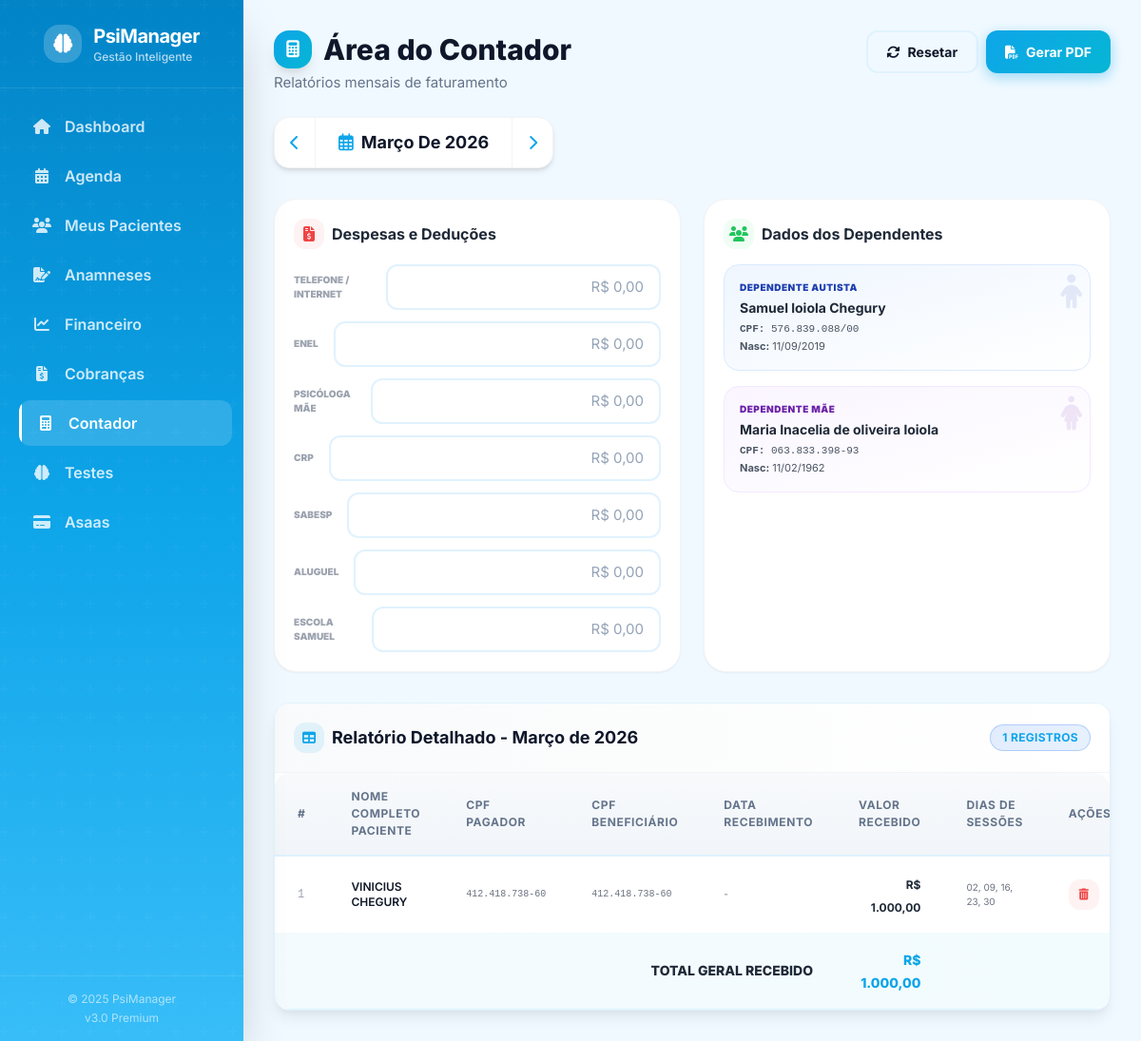
Page /contador.php?mes=2026-03 on the committed database.
### tables this page shows
CREATE TABLE `pacientes` (
  `id` int(11) NOT NULL,
  `nome` varchar(100) NOT NULL,
  `cpf` varchar(14) NOT NULL,
  `whatsapp` varchar(20) NOT NULL,
  `email` varchar(100) DEFAULT NULL,
  `dia_semana_fixo` int(11) NOT NULL COMMENT '1=Seg, 2=Ter, 3=Qua, 4=Qui, 5=Sex',
  `horario_fixo` time NOT NULL,
  `valor_sessao` decimal(10,2) NOT NULL,
  `dia_vencimento` int(11) NOT NULL COMMENT 'Dia do mês (ex: 5, 10, 15)',
  `dias_antecedencia` int(11) NOT NULL DEFAULT 5,
  `ativo` tinyint(1) NOT NULL DEFAULT 1,
  `created_at` timestamp NOT NULL DEFAULT current_timestamp(),
  `foto` varchar(255) DEFAULT NULL,
  `frequencia` enum('semanal','quinzenal') DEFAULT 'semanal',
  `semana_inicio` tinyint(1) DEFAULT 1
);

### contador.php (the view, shortened to what the rows shown need)
<?php
require_once __DIR__ . '/config/db.php';
require_once __DIR__ . '/includes/functions.php';
require_once __DIR__ . '/classes/BillingEngine.php';
require_once __DIR__ . '/classes/HolidayCalculator.php';
include __DIR__ . '/includes/header.php';
$mesRef = $_GET['mes'] ?? date('Y-m');
$dataRef = DateTime::createFromFormat('Y-m', $mesRef);
$mesesPT = [
    '01' => 'Janeiro', '02' => 'Fevereiro', '03' => 'Março', '04' => 'Abril',
    '05' => 'Maio', '06' => 'Junho', '07' => 'Julho', '08' => 'Agosto',
    '09' => 'Setembro', '10' => 'Outubro', '11' => 'Novembro', '12' => 'Dezembro'
];
$mesNome = $mesesPT[$dataRef->format('m')] ?? '';
$anoRef = $dataRef->format('Y');
function getSessionDates($diaSemanaFixo, $mes, $ano, $frequencia = 'semanal', $semanaInicio = 1) {
    $dates = [];
    $numDiasMes = cal_days_in_month(CAL_GREGORIAN, $mes, $ano);
    $semanaDoMes = 0;
    for ($d = 1; $d <= $numDiasMes; $d++) {
        $dateStr = "$ano-$mes-" . str_pad($d, 2, '0', STR_PAD_LEFT);
        if (date('N', strtotime($dateStr)) == $diaSemanaFixo) {
            $semanaDoMes++;
            if ($frequencia === 'semanal') {
                $dates[] = str_pad($d, 2, '0', STR_PAD_LEFT);
            } else if ($frequencia === 'quinzenal') {
                $ehSemanaImpar = ($semanaDoMes % 2 == 1);
                if (($semanaInicio == 1 && $ehSemanaImpar) || ($semanaInicio == 0 && !$ehSemanaImpar)) {
                    $dates[] = str_pad($d, 2, '0', STR_PAD_LEFT);
                }
            }
        }
    }
    return !empty($dates) ? implode(', ', $dates) : '-';
}
$sql = "SELECT f.*, p.nome, p.cpf, p.dia_semana_fixo, p.frequencia, p.semana_inicio
        FROM faturas f
        JOIN pacientes p ON f.paciente_id = p.id
        WHERE f.mes_referencia = ?
        ORDER BY p.nome ASC";
$stmt = $pdo->prepare($sql);
$stmt->execute([$mesRef]);
$faturas = $stmt->fetchAll(PDO::FETCH_ASSOC);
$engine = new BillingEngine($pdo);
list($ano, $mes) = explode('-', $mesRef);
$pacientesCalculo = [];
if (empty($faturas)) {
    $stmtP = $pdo->query("SELECT * FROM pacientes WHERE ativo = 1 ORDER BY nome ASC");
    $pacientesAtivos = $stmtP->fetchAll(PDO::FETCH_ASSOC);
    foreach ($pacientesAtivos as $p) {
        $calculo = $engine->calculateMonthlySessions($p['id'], $mes, $ano);
        if ($calculo['valor_total'] > 0) {
            $pacientesCalculo[] = [
                'nome' => $p['nome'],
                'cpf' => $p['cpf'],
                'valor_total' => $calculo['valor_total'],
                'qtd_sessoes' => $calculo['qtd_sessoes'],
                'status' => 'previsto',
                'data_pagamento' => null,
                'mes_referencia' => $mesRef,
                'dias_sessoes' => getSessionDates($p['dia_semana_fixo'], $mes, $ano, $p['frequencia'], $p['semana_inicio'])
            ];
        }
    }
}
$dadosTabela = !empty($faturas) ? $faturas : $pacientesCalculo;
?>
<div class="page-header mb-6">
    <div>
        <h2 class="page-title flex items-center gap-3">
            <span class="w-10 h-10 bg-gradient-to-br from-primary to-accent rounded-xl flex items-center justify-center text-white shadow-lg">
                <i class="fas fa-calculator text-lg"></i>
            </span>
            Área do Contador
        </h2>
    </div>
</div>
<div class="flex items-center justify-center bg-white rounded-xl shadow-md border border-gray-100 overflow-hidden mb-8 w-full sm:w-auto sm:inline-flex">
    <div class="px-6 py-3 min-w-[200px] text-center border-x border-gray-100">
        <h2 class="text-lg font-bold text-text-main capitalize flex items-center justify-center gap-2">
            <i class="far fa-calendar-alt text-primary"></i>
            <?php echo "$mesNome de $anoRef"; ?>
        </h2>
    </div>
</div>
<div class="card-shadow overflow-hidden" id="tabela-contador-container">
    <?php if (empty($dadosTabela)): ?>
        <div class="empty-state py-16">
            <div class="empty-state-icon"><i class="fas fa-file-invoice"></i></div>
            <p class="empty-state-title">Nenhum dado encontrado</p>
            <p class="empty-state-text">Não há faturas ou previsões para este mês</p>
        </div>
    <?php else: ?>
        <div class="table-responsive">
            <table class="table-premium" id="table-data">
                <thead>
                    <tr>
                        <th class="w-8">#</th>
                        <th>NOME COMPLETO PACIENTE</th>
                        <th>CPF PAGADOR</th>
                        <th>CPF BENEFICIÁRIO</th>
                        <th>DATA RECEBIMENTO</th>
                        <th class="text-right">VALOR RECEBIDO</th>
                        <th>DIAS DE SESSÕES</th>
                        <th class="w-10">Ações</th>
                    </tr>
                </thead>
                <tbody id="table-body">
                    <?php $i = 1; foreach ($dadosTabela as $item): ?>
                    <tr class="row-financeiro" data-valor="<?php echo $item['valor_total']; ?>">
                        <td class="text-gray-400 font-mono text-xs"><?php echo $i++; ?></td>
                        <td>
                            <p class="font-semibold text-gray-900 uppercase text-xs"><?php echo htmlspecialchars($item['nome']); ?></p>
                        </td>
                        <td class="font-mono text-[10px] text-gray-500">
                            <?php
                            $cpf = $item['cpf'] ?? '';
                            if (strlen($cpf) == 11) {
                                echo substr($cpf,0,3).'.'.substr($cpf,3,3).'.'.substr($cpf,6,3).'-'.substr($cpf,9,2);
                            } else {
                                echo htmlspecialchars($cpf);
                            }
                            ?>
                        </td>
                        <td class="font-mono text-[10px] text-gray-500">
                            <?php
                            echo substr($cpf,0,3).'.'.substr($cpf,3,3).'.'.substr($cpf,6,3).'-'.substr($cpf,9,2);
                            ?>
                        </td>
                        <td class="text-gray-500 text-[10px]">
                            <?php echo !empty($item['data_pagamento']) ? date('d/m/Y', strtotime($item['data_pagamento'])) : ( ($item['status'] ?? '') == 'pago' ? date('d/m/Y') : '-' ); ?>
                        </td>
                        <td class="text-right">
                            <span class="font-bold text-gray-800 text-xs"><?php echo formatMoney($item['valor_total']); ?></span>
                        </td>
                        <td class="text-[10px] text-gray-500">
                            <?php echo $item['dias_sessoes'] ?? '-'; ?>
                        </td>
                        <td>
                            <button onclick="removerLinha(this)" class="w-8 h-8 rounded-lg bg-red-50 text-red-500 hover:bg-red-500 hover:text-white transition-all flex items-center justify-center">
                                <i class="fas fa-trash-alt text-xs"></i>
                            </button>
                        </td>
                    </tr>
                    <?php endforeach; ?>
                </tbody>
            </table>
        </div>
    <?php endif; ?>
</div>
<?php include __DIR__ . '/includes/footer.php'; ?>

### rows in the picture
pacientes: nome "VINICIUS CHEGURY", cpf "412", cpf "418", cpf "738", cpf "60", valor_total "R$ 1.000,00", dias_sessoes "02, 09, 16, 23, 30"

### other values in the picture
$item['label'] "Dashboard"
$item['label'] "Agenda"
$item['label'] "Meus Pacientes"
$item['label'] "Anamneses"
$item['label'] "Financeiro"
$item['label'] "Cobranças"
$item['label'] "Contador"
$item['label'] "Testes"
$item['label'] "Asaas"
$mesNome "Março"
$anoRef "2026"
count($dadosTabela) "1"
formatMoney($totalGeral) "R$ 1.000,00"
